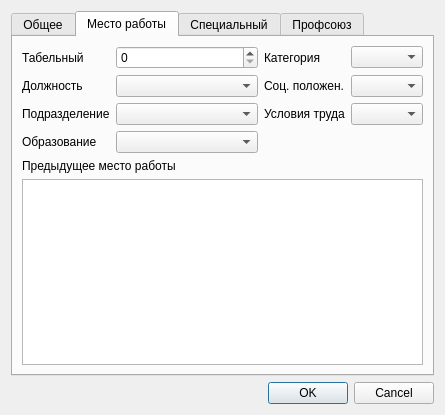
<?xml version="1.0" encoding="UTF-8"?>
<ui version="4.0">
 <class>DialogSotr</class>
 <widget class="QDialog" name="DialogSotr">
  <property name="geometry">
   <rect>
    <x>0</x>
    <y>0</y>
    <width>445</width>
    <height>397</height>
   </rect>
  </property>
  <property name="windowTitle">
   <string>Сотрудник</string>
  </property>
  <layout class="QGridLayout" name="gridLayout">
   <item row="1" column="0">
    <widget class="QTabWidget" name="tabWidget">
     <property name="currentIndex">
      <number>1</number>
     </property>
     <widget class="QWidget" name="tabMain">
      <attribute name="title">
       <string>Общее</string>
      </attribute>
      <layout class="QVBoxLayout" name="verticalLayout_2">
       <item>
        <layout class="QGridLayout" name="gridLayoutMain">
         <item row="0" column="0" rowspan="2">
          <widget class="QGroupBox" name="groupBoxFoto">
           <property name="title">
            <string>Фотография</string>
           </property>
           <layout class="QVBoxLayout" name="verticalLayout_5">
            <property name="spacing">
             <number>5</number>
            </property>
            <property name="margin">
             <number>5</number>
            </property>
            <item>
             <widget class="QToolButton" name="toolButtonFoto">
              <property name="sizePolicy">
               <sizepolicy hsizetype="Preferred" vsizetype="Preferred">
                <horstretch>0</horstretch>
                <verstretch>0</verstretch>
               </sizepolicy>
              </property>
              <property name="text">
               <string>...</string>
              </property>
              <property name="icon">
               <iconset resource="qrc.qrc">
                <normaloff>:/icon/icons/nofoto.png</normaloff>:/icon/icons/nofoto.png</iconset>
              </property>
              <property name="iconSize">
               <size>
                <width>77</width>
                <height>99</height>
               </size>
              </property>
              <property name="autoRaise">
               <bool>true</bool>
              </property>
             </widget>
            </item>
           </layout>
          </widget>
         </item>
         <item row="0" column="1" rowspan="2" colspan="3">
          <widget class="QGroupBox" name="groupBoxAdress">
           <property name="title">
            <string>Место проживания</string>
           </property>
           <layout class="QGridLayout" name="gridLayout_10">
            <item row="0" column="0">
             <widget class="QLabel" name="labelPost">
              <property name="text">
               <string>Индекс</string>
              </property>
             </widget>
            </item>
            <item row="0" column="1">
             <widget class="QSpinBox" name="spinBoxPost">
              <property name="maximum">
               <number>999999</number>
              </property>
             </widget>
            </item>
            <item row="0" column="2">
             <widget class="QLabel" name="labelHouse">
              <property name="text">
               <string>Дом</string>
              </property>
             </widget>
            </item>
            <item row="0" column="3">
             <widget class="QSpinBox" name="spinBoxHouse">
              <property name="maximum">
               <number>9999</number>
              </property>
             </widget>
            </item>
            <item row="1" column="0">
             <widget class="QLabel" name="labelCity">
              <property name="text">
               <string>Город</string>
              </property>
             </widget>
            </item>
            <item row="1" column="1">
             <widget class="QLineEdit" name="lineEditCity"/>
            </item>
            <item row="1" column="2">
             <widget class="QLabel" name="labelCase">
              <property name="text">
               <string>Квартира</string>
              </property>
             </widget>
            </item>
            <item row="1" column="3">
             <widget class="QSpinBox" name="spinBoxCase">
              <property name="maximum">
               <number>9999</number>
              </property>
             </widget>
            </item>
            <item row="2" column="0">
             <widget class="QLabel" name="labelStreet">
              <property name="text">
               <string>Улица</string>
              </property>
             </widget>
            </item>
            <item row="2" column="1">
             <widget class="QLineEdit" name="lineEditStreet"/>
            </item>
            <item row="2" column="2">
             <widget class="QLabel" name="labelFlat">
              <property name="text">
               <string>Корпус</string>
              </property>
             </widget>
            </item>
            <item row="2" column="3">
             <widget class="QSpinBox" name="spinBoxFlat">
              <property name="maximum">
               <number>999</number>
              </property>
             </widget>
            </item>
           </layout>
          </widget>
         </item>
         <item row="2" column="0" colspan="2">
          <widget class="QGroupBox" name="groupBoxSotr">
           <property name="sizePolicy">
            <sizepolicy hsizetype="Preferred" vsizetype="Preferred">
             <horstretch>0</horstretch>
             <verstretch>0</verstretch>
            </sizepolicy>
           </property>
           <property name="title">
            <string>Личные данные</string>
           </property>
           <layout class="QGridLayout" name="gridLayout_9">
            <item row="0" column="0">
             <widget class="QLabel" name="labelLastName">
              <property name="text">
               <string>Фамилия</string>
              </property>
             </widget>
            </item>
            <item row="1" column="0">
             <widget class="QLabel" name="labelFirstName">
              <property name="text">
               <string>Имя</string>
              </property>
             </widget>
            </item>
            <item row="1" column="1">
             <widget class="QLineEdit" name="lineEditFirstName"/>
            </item>
            <item row="2" column="0">
             <widget class="QLabel" name="labelMidName">
              <property name="text">
               <string>Отчество</string>
              </property>
             </widget>
            </item>
            <item row="2" column="1">
             <widget class="QLineEdit" name="lineEditMidName"/>
            </item>
            <item row="0" column="1">
             <widget class="QLineEdit" name="lineEditLastName"/>
            </item>
            <item row="3" column="0">
             <widget class="QLabel" name="labelBirthday">
              <property name="text">
               <string>Дата рож.</string>
              </property>
             </widget>
            </item>
            <item row="3" column="1">
             <widget class="QDateEdit" name="dateEditBirthday">
              <property name="displayFormat">
               <string>dd.MM.yyyy</string>
              </property>
              <property name="calendarPopup">
               <bool>true</bool>
              </property>
             </widget>
            </item>
            <item row="4" column="0">
             <widget class="QLabel" name="labelSex">
              <property name="text">
               <string>Пол</string>
              </property>
             </widget>
            </item>
            <item row="4" column="1">
             <widget class="QComboBox" name="comboBoxSex"/>
            </item>
           </layout>
          </widget>
         </item>
         <item row="2" column="2" colspan="2">
          <widget class="QGroupBox" name="groupBox_3">
           <property name="title">
            <string>Телефоны</string>
           </property>
           <layout class="QVBoxLayout" name="verticalLayout_8">
            <property name="spacing">
             <number>0</number>
            </property>
            <property name="margin">
             <number>0</number>
            </property>
            <item>
             <widget class="TableSqlWidget" name="tableViewTel">
              <property name="sizePolicy">
               <sizepolicy hsizetype="Ignored" vsizetype="Ignored">
                <horstretch>0</horstretch>
                <verstretch>0</verstretch>
               </sizepolicy>
              </property>
             </widget>
            </item>
           </layout>
          </widget>
         </item>
         <item row="3" column="1">
          <spacer name="verticalSpacer">
           <property name="orientation">
            <enum>Qt::Vertical</enum>
           </property>
           <property name="sizeType">
            <enum>QSizePolicy::Expanding</enum>
           </property>
           <property name="sizeHint" stdset="0">
            <size>
             <width>20</width>
             <height>0</height>
            </size>
           </property>
          </spacer>
         </item>
        </layout>
       </item>
      </layout>
     </widget>
     <widget class="QWidget" name="tabWork">
      <attribute name="title">
       <string>Место работы</string>
      </attribute>
      <layout class="QVBoxLayout" name="verticalLayout_3">
       <item>
        <layout class="QGridLayout" name="gridLayout_2">
         <item row="0" column="0">
          <widget class="QLabel" name="labelTabNum">
           <property name="text">
            <string>Табельный</string>
           </property>
          </widget>
         </item>
         <item row="0" column="3">
          <widget class="QLabel" name="labelCategory">
           <property name="text">
            <string>Категория</string>
           </property>
          </widget>
         </item>
         <item row="3" column="0">
          <widget class="QLabel" name="labelEdu">
           <property name="text">
            <string>Образование</string>
           </property>
          </widget>
         </item>
         <item row="2" column="0">
          <widget class="QLabel" name="labelOtdel">
           <property name="text">
            <string>Подразделение</string>
           </property>
          </widget>
         </item>
         <item row="1" column="0">
          <widget class="QLabel" name="labelDolg">
           <property name="text">
            <string>Должность</string>
           </property>
          </widget>
         </item>
         <item row="1" column="3">
          <widget class="QLabel" name="labelSoc">
           <property name="text">
            <string>Соц. положен.</string>
           </property>
          </widget>
	 </item>
	 <item row="0" column="1" colspan="2">
	 <widget class="QSpinBox" name="spinBoxTabNum">
	  <property name="maximum">
	   <number>99999999</number>
	  </property>
	 </widget>
	</item>
	<item row="1" column="1" colspan="2">
	<widget class="QCBoxButton" name="comboBoxDolgn"/>
       </item>
         <item row="2" column="1" colspan="2">
          <widget class="QCBoxButton" name="comboBoxOtdel"/>
         </item>

         <item row="1" column="4">
          <widget class="QComboBox" name="comboBoxSoc"/>
         </item>

         <item row="2" column="3">
          <widget class="QLabel" name="labelCond">
           <property name="text">
            <string>Условия труда</string>
           </property>
          </widget>
         </item>
         <item row="3" column="1" colspan="2">
          <widget class="QCBoxButton" name="comboBoxEdu"/>
         </item>
         <item row="0" column="4">
          <widget class="QComboBox" name="comboBoxCategory"/>
         </item>
         <item row="2" column="4">
          <widget class="QComboBox" name="comboBoxCond"/>
         </item>
         <item row="4" column="0" colspan="5">
          <widget class="QLabel" name="label">
           <property name="sizePolicy">
            <sizepolicy hsizetype="Preferred" vsizetype="Preferred">
             <horstretch>0</horstretch>
             <verstretch>0</verstretch>
            </sizepolicy>
           </property>
           <property name="text">
            <string>Предыдущее место работы</string>
           </property>
          </widget>
         </item>
         <item row="5" column="0" colspan="5">
          <widget class="TableSqlWidget" name="tableViewPrevWork"/>
         </item>
        </layout>
       </item>
      </layout>
     </widget>
     <widget class="QWidget" name="tabSpec">
      <attribute name="title">
       <string>Специальный</string>
      </attribute>
      <layout class="QGridLayout" name="gridLayout_3">
       <item row="4" column="0">
        <spacer name="verticalSpacer_2">
         <property name="orientation">
          <enum>Qt::Vertical</enum>
         </property>
         <property name="sizeHint" stdset="0">
          <size>
           <width>20</width>
           <height>40</height>
          </size>
         </property>
        </spacer>
       </item>
       <item row="1" column="0" colspan="2">
        <widget class="QGroupBox" name="groupBoxPasport">
         <property name="sizePolicy">
          <sizepolicy hsizetype="Preferred" vsizetype="Preferred">
           <horstretch>0</horstretch>
           <verstretch>0</verstretch>
          </sizepolicy>
         </property>
         <property name="title">
          <string>Паспортные данные</string>
         </property>
         <layout class="QGridLayout" name="gridLayout_5">
          <item row="1" column="1" colspan="2">
           <widget class="QDateEdit" name="dateEditPaspDate">
            <property name="displayFormat">
             <string>dd.MM.yyyy</string>
            </property>
            <property name="calendarPopup">
             <bool>true</bool>
            </property>
           </widget>
          </item>
          <item row="0" column="0">
           <widget class="QLabel" name="labelPasport">
            <property name="text">
             <string>Паспорт</string>
            </property>
           </widget>
          </item>
          <item row="2" column="1" colspan="2">
           <widget class="QLineEdit" name="lineEditPaspPlace"/>
          </item>
          <item row="2" column="0">
           <widget class="QLabel" name="labelPaspPlace">
            <property name="text">
             <string>Кем выдан</string>
            </property>
           </widget>
          </item>
          <item row="1" column="0">
           <widget class="QLabel" name="labelPaspDate">
            <property name="text">
             <string>Когда выдан</string>
            </property>
           </widget>
          </item>
          <item row="3" column="0">
           <widget class="QLabel" name="labelINN">
            <property name="text">
             <string>ИНН</string>
            </property>
           </widget>
          </item>
          <item row="0" column="1">
           <widget class="QSpinBox" name="spinBoxPaspSer">
            <property name="maximum">
             <number>9999</number>
            </property>
           </widget>
          </item>
          <item row="0" column="2">
           <widget class="QSpinBox" name="spinBoxPaspNum">
            <property name="maximum">
             <number>99999999</number>
            </property>
           </widget>
          </item>
          <item row="3" column="1" colspan="2">
           <widget class="QSpinBox" name="spinBoxINN">
            <property name="maximum">
             <number>999999999</number>
            </property>
           </widget>
          </item>
         </layout>
        </widget>
       </item>
       <item row="2" column="0" rowspan="2" colspan="2">
        <widget class="QGroupBox" name="groupBoxOther">
         <property name="title">
          <string>Другое</string>
         </property>
         <layout class="QGridLayout" name="gridLayout_7">
          <item row="0" column="0">
           <widget class="QCheckBox" name="checkBoxVeteran">
            <property name="text">
             <string>Ветеран труда</string>
            </property>
           </widget>
          </item>
          <item row="1" column="0">
           <widget class="QCheckBox" name="checkBoxTrauma">
            <property name="text">
             <string>Травма на производстве</string>
            </property>
           </widget>
          </item>
          <item row="2" column="0">
           <widget class="QCheckBox" name="checkBoxProvZab">
            <property name="text">
             <string>Профзаболевание</string>
            </property>
           </widget>
          </item>
          <item row="3" column="0">
           <widget class="QLabel" name="labelInvalid">
            <property name="text">
             <string>Инвалидность</string>
            </property>
           </widget>
          </item>
          <item row="4" column="0">
           <widget class="QComboBox" name="comboBoxInvalid"/>
          </item>
         </layout>
        </widget>
       </item>
       <item row="1" column="2">
        <widget class="QGroupBox" name="groupBoxHouse">
         <property name="title">
          <string>Жилье</string>
         </property>
         <layout class="QGridLayout" name="gridLayout_6">
          <item row="0" column="0">
           <widget class="QCheckBox" name="checkBoxNeedHome">
            <property name="text">
             <string>Нуждается в жилье</string>
            </property>
           </widget>
          </item>
          <item row="1" column="0">
           <widget class="QLabel" name="labelNeedDate">
            <property name="text">
             <string>Жилье предоставленено</string>
            </property>
           </widget>
          </item>
          <item row="2" column="0">
           <widget class="QDateEdit" name="dateEditNeedDate">
            <property name="displayFormat">
             <string>dd.MM.yyyy</string>
            </property>
            <property name="calendarPopup">
             <bool>true</bool>
            </property>
           </widget>
          </item>
          <item row="3" column="0">
           <spacer name="verticalSpacer_4">
            <property name="orientation">
             <enum>Qt::Vertical</enum>
            </property>
            <property name="sizeHint" stdset="0">
             <size>
              <width>20</width>
              <height>40</height>
             </size>
            </property>
           </spacer>
          </item>
         </layout>
        </widget>
       </item>
       <item row="2" column="2" rowspan="2">
        <widget class="QGroupBox" name="groupBox">
         <property name="sizePolicy">
          <sizepolicy hsizetype="Preferred" vsizetype="Expanding">
           <horstretch>0</horstretch>
           <verstretch>0</verstretch>
          </sizepolicy>
         </property>
         <property name="title">
          <string>Даты рождения детей:</string>
         </property>
         <layout class="QVBoxLayout" name="verticalLayout_6">
          <property name="spacing">
           <number>0</number>
          </property>
          <property name="leftMargin">
           <number>6</number>
          </property>
          <property name="topMargin">
           <number>0</number>
          </property>
          <property name="rightMargin">
           <number>6</number>
          </property>
          <property name="bottomMargin">
           <number>0</number>
          </property>
          <item>
           <widget class="TableSqlWidget" name="tableViewChild">
            <property name="sizePolicy">
             <sizepolicy hsizetype="Expanding" vsizetype="Ignored">
              <horstretch>0</horstretch>
              <verstretch>0</verstretch>
             </sizepolicy>
            </property>
           </widget>
          </item>
         </layout>
        </widget>
       </item>
      </layout>
     </widget>
     <widget class="QWidget" name="tabProf">
      <attribute name="title">
       <string>Профсоюз</string>
      </attribute>
      <layout class="QGridLayout" name="gridLayout_4">
       <item row="0" column="1">
        <layout class="QGridLayout" name="gridLayout_8">
         <item row="2" column="0">
          <widget class="QLabel" name="label_31">
           <property name="text">
            <string>Номер профбилета</string>
           </property>
          </widget>
         </item>
         <item row="4" column="0">
          <widget class="QCheckBox" name="checkBoxProfbiletOut">
           <property name="text">
            <string>Выдан</string>
           </property>
          </widget>
         </item>
         <item row="10" column="0" colspan="2">
          <spacer name="verticalSpacer_3">
           <property name="orientation">
            <enum>Qt::Vertical</enum>
           </property>
           <property name="sizeHint" stdset="0">
            <size>
             <width>20</width>
             <height>40</height>
            </size>
           </property>
          </spacer>
         </item>
         <item row="2" column="1">
          <widget class="QSpinBox" name="spinBoxNumProfbilet"/>
         </item>
         <item row="0" column="1">
          <widget class="QComboBox" name="comboBoxMember"/>
         </item>
         <item row="0" column="0">
          <widget class="QLabel" name="labelMember">
           <property name="text">
            <string>Член профсоюза</string>
           </property>
          </widget>
         </item>
         <item row="6" column="0">
          <widget class="QLabel" name="labelStage">
           <property name="text">
            <string>Профсоюзный стаж</string>
           </property>
          </widget>
         </item>
         <item row="1" column="1">
          <widget class="QDateEdit" name="dateEditDateIn">
           <property name="displayFormat">
            <string>dd.MM.yyyy</string>
           </property>
           <property name="calendarPopup">
            <bool>true</bool>
           </property>
          </widget>
         </item>
         <item row="3" column="1">
          <widget class="QLineEdit" name="lineEditOrhProfbilet"/>
         </item>
         <item row="1" column="0">
          <widget class="QLabel" name="labelDateIn">
           <property name="text">
            <string>Дата вступления/выбытия</string>
           </property>
          </widget>
         </item>
         <item row="3" column="0">
          <widget class="QLabel" name="labelOrgProfbilet">
           <property name="text">
            <string>Организация выдавшая профбилет</string>
           </property>
          </widget>
         </item>
         <item row="7" column="0">
          <widget class="QLabel" name="labelProfActiv">
           <property name="text">
            <string>Профсоюзный актив</string>
           </property>
          </widget>
         </item>
         <item row="8" column="0">
          <widget class="QLabel" name="labelElected">
           <property name="text">
            <string>Избран</string>
           </property>
          </widget>
         </item>
         <item row="8" column="1">
          <widget class="QComboBox" name="comboBoxElected"/>
         </item>
         <item row="7" column="1">
          <widget class="QComboBox" name="comboBoxProfActiv"/>
         </item>
         <item row="4" column="1">
          <widget class="QCheckBox" name="checkBoxAdmitted">
           <property name="text">
            <string>Принят впервые</string>
           </property>
          </widget>
         </item>
         <item row="5" column="0">
          <widget class="QCheckBox" name="checkBoxKadrSotr">
           <property name="text">
            <string>Кадровый работник</string>
           </property>
          </widget>
         </item>
         <item row="6" column="1">
          <widget class="QSpinBox" name="spinBoxStage"/>
         </item>
        </layout>
       </item>
      </layout>
     </widget>
    </widget>
   </item>
   <item row="3" column="0">
    <widget class="QDialogButtonBox" name="buttonBox">
     <property name="orientation">
      <enum>Qt::Horizontal</enum>
     </property>
     <property name="standardButtons">
      <set>QDialogButtonBox::Cancel|QDialogButtonBox::Ok</set>
     </property>
    </widget>
   </item>
  </layout>
 </widget>
 <customwidgets>
  <customwidget>
   <class>TableSqlWidget</class>
   <extends>QTableView</extends>
   <header>tablesqlwidget.h</header>
  </customwidget>
  <customwidget>
   <class>QCBoxButton</class>
   <extends>QComboBox</extends>
   <header>qcboxbutton.h</header>
  </customwidget>
 </customwidgets>
 <tabstops>
  <tabstop>tabWidget</tabstop>
  <tabstop>toolButtonFoto</tabstop>
  <tabstop>lineEditLastName</tabstop>
  <tabstop>lineEditFirstName</tabstop>
  <tabstop>lineEditMidName</tabstop>
  <tabstop>dateEditBirthday</tabstop>
  <tabstop>comboBoxSex</tabstop>
  <tabstop>spinBoxPost</tabstop>
  <tabstop>lineEditCity</tabstop>
  <tabstop>lineEditStreet</tabstop>
  <tabstop>spinBoxHouse</tabstop>
  <tabstop>spinBoxCase</tabstop>
  <tabstop>spinBoxFlat</tabstop>
  <tabstop>tableViewTel</tabstop>
  <tabstop>spinBoxTabNum</tabstop>
  <tabstop>comboBoxDolgn</tabstop>
  <tabstop>comboBoxOtdel</tabstop>
  <tabstop>comboBoxEdu</tabstop>
  <tabstop>comboBoxCategory</tabstop>
  <tabstop>comboBoxSoc</tabstop>
  <tabstop>comboBoxCond</tabstop>
  <tabstop>tableViewPrevWork</tabstop>
  <tabstop>spinBoxPaspSer</tabstop>
  <tabstop>spinBoxPaspNum</tabstop>
  <tabstop>dateEditPaspDate</tabstop>
  <tabstop>lineEditPaspPlace</tabstop>
  <tabstop>spinBoxINN</tabstop>
  <tabstop>checkBoxNeedHome</tabstop>
  <tabstop>dateEditNeedDate</tabstop>
  <tabstop>checkBoxVeteran</tabstop>
  <tabstop>checkBoxTrauma</tabstop>
  <tabstop>checkBoxProvZab</tabstop>
  <tabstop>comboBoxInvalid</tabstop>
  <tabstop>tableViewChild</tabstop>
  <tabstop>comboBoxMember</tabstop>
  <tabstop>dateEditDateIn</tabstop>
  <tabstop>spinBoxNumProfbilet</tabstop>
  <tabstop>lineEditOrhProfbilet</tabstop>
  <tabstop>checkBoxProfbiletOut</tabstop>
  <tabstop>checkBoxAdmitted</tabstop>
  <tabstop>checkBoxKadrSotr</tabstop>
  <tabstop>spinBoxStage</tabstop>
  <tabstop>comboBoxProfActiv</tabstop>
  <tabstop>comboBoxElected</tabstop>
  <tabstop>buttonBox</tabstop>
 </tabstops>
 <resources>
  <include location="qrc.qrc"/>
 </resources>
 <connections>
  <connection>
   <sender>buttonBox</sender>
   <signal>rejected()</signal>
   <receiver>DialogSotr</receiver>
   <slot>reject()</slot>
   <hints>
    <hint type="sourcelabel">
     <x>283</x>
     <y>387</y>
    </hint>
    <hint type="destinationlabel">
     <x>274</x>
     <y>223</y>
    </hint>
   </hints>
  </connection>
 </connections>
</ui>
